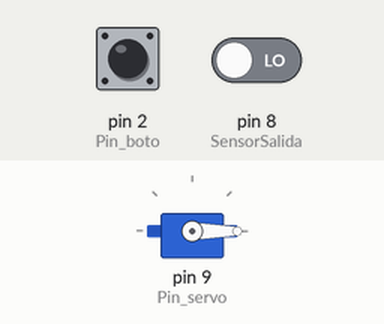
A sketch run on a simulated Arduino Uno, built with avr-gcc and run on an emulated ATmega328P. On the bench: servo. Inputs (shaded band) come from the test bench; at power-on: pin 2 (Pin_boto) HIGH, pin 8 (SensorSalida) LOW. What the sketch prints to the serial monitor is not drawn.

Above: at 1.2 s.
1.3 s: pin 2 (Pin_boto) pulled LOW for 0.15 s
At 1.4 s:
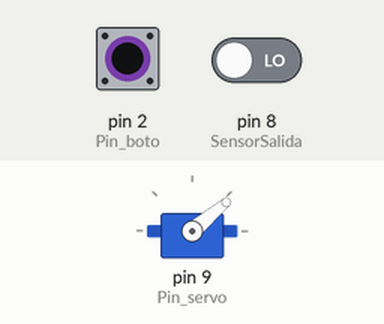
Timing chart, 0 to 4.3 s (numbered marks = the images above; inputs shaded):
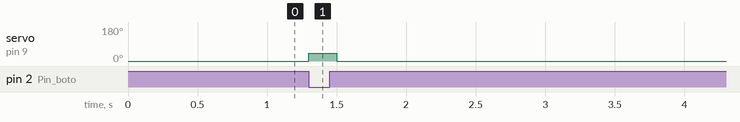

The sketch:

Pla_incliant.ino
```cpp
#define S0 4
#define S1 5
#define S2 6
#define S3 7
#define SensorSalida 8

#include <Servo.h>
Servo myservo;
int Pin_servo= 9;

int Comenca=0;
int UDC=0;
int Pin_boto=2;


int Rojo_Freq=0;
int Verde_Freq=0;
int Azul_Freq=0;

int Obertura=0;

void setup() {
  pinMode(Pin_boto, INPUT);
  pinMode (S0, OUTPUT);
  pinMode (S1, OUTPUT);
  pinMode (S2, OUTPUT);
  pinMode (S3, OUTPUT);
  pinMode (SensorSalida, INPUT);
  myservo.attach(Pin_servo);
  digitalWrite(S0, LOW);
  digitalWrite(S1,HIGH);
  Serial.begin (9600);
  myservo.write (0);
}

void loop(){
  int Boto_lectura=digitalRead(Pin_boto);
  if (Boto_lectura == 0) {
    Comenca=1;}

  if (Comenca > 0) {
    if (Obertura == 0){
      myservo.write (40);
      delay(200);
      myservo.write (0);
      Obertura+=1;
    }
    temps();
  }}

void temps () {
  digitalWrite (S2, LOW);
  digitalWrite (S3, LOW);
  Rojo_Freq=pulseIn(SensorSalida,LOW);


  digitalWrite (S2, HIGH);
  digitalWrite (S3, HIGH);
  Verde_Freq=pulseIn(SensorSalida,LOW);


  digitalWrite (S2, LOW);
  digitalWrite (S3, HIGH);
  Azul_Freq=pulseIn(SensorSalida,LOW);

  // Serial.print(Rojo_Freq);
  // Serial.print(",");
  // Serial.print(Verde_Freq);
  // Serial.print(",");
  // Serial.println(Azul_Freq);

  if (16 <= Rojo_Freq && Rojo_Freq <= 80 && 18 <= Verde_Freq && Verde_Freq < 90 && 18 <= Azul_Freq && Azul_Freq < 70) {
    delay(2000);
    UDC+=1;
    myservo.write (40);
    delay (320);
    myservo.write(0);
    delay (200);}
  Serial.println(UDC);}
```

Measured:
- after the input at 1.3 s, servo on pin 9 (Pin_servo): 0° → 40° at once, → 0° 0.20 s later
